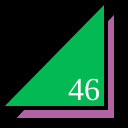
Frame 1 (no input)
Frame 60 (no input): identical to frame 1, image omitted
Frame 120 (the mouse pressed at the canvas centre since frame 60): identical to frame 1, image omitted

The p5.js sketch that drew this single still picture (run headless with seeded random() and noise() and a simulated clock; from frame 60 on, the mouse is pressed at the canvas centre):

// p5.js sketch
// ── sketch.js
function setup() {
  createCanvas(128,128);
}

function draw() {
  background(0);
  strokeWeight(4);
  fill(178, 100, 162);
  triangle(12,120,116,120,116,10);
  fill(2, 185, 84);
  triangle(0,108,106,108,106,0);
  fill(255);
  textSize(32);
  textFont("serif");
  text("46", 68, 100);
}
